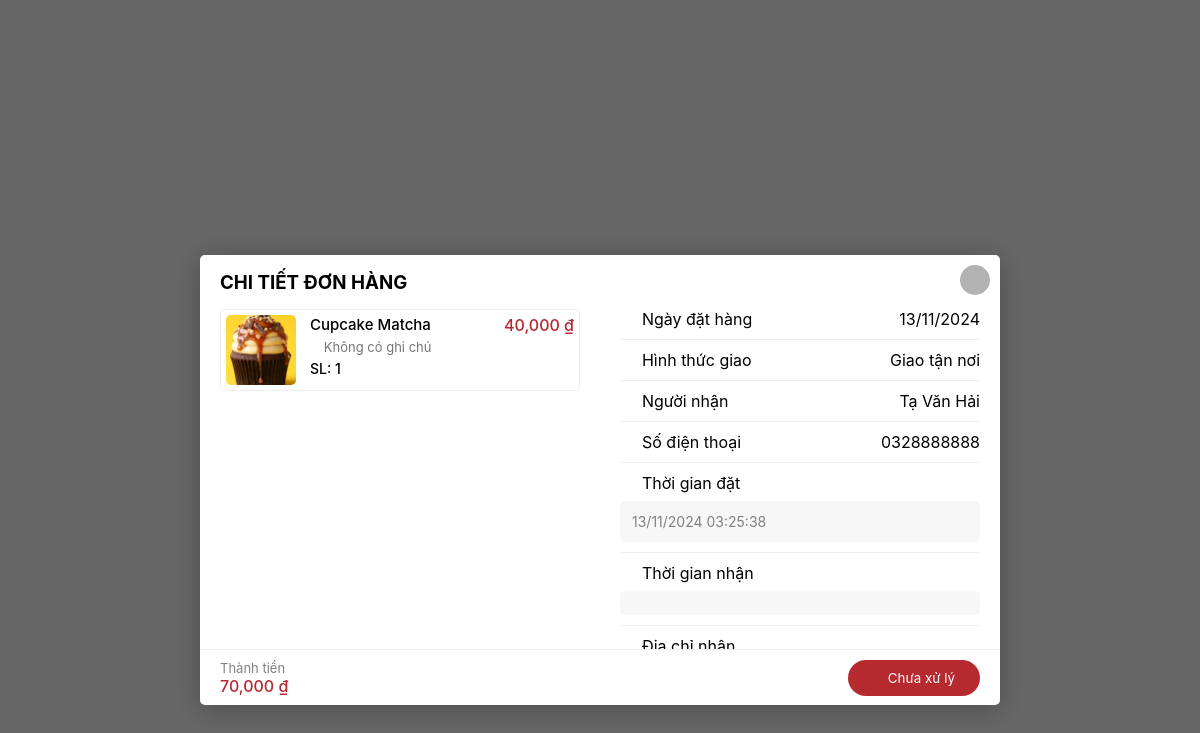
The page /ad_order_detail.php?order_id=33 (signed in) on the database its author committed.
### tables this page shows
CREATE TABLE `orderdetails` (
  `DetailsID` int(11) NOT NULL,
  `OrderID` int(11) NOT NULL,
  `ProductID` int(11) NOT NULL,
  `Quantity` int(11) NOT NULL,
  `PriceP` decimal(15,2) NOT NULL,
  `CreatTime` int(11) NOT NULL,
  `LastUpdate` int(11) NOT NULL,
  `NoteCart` varchar(250) DEFAULT NULL
);

CREATE TABLE `product` (
  `ProductID` int(11) NOT NULL,
  `ProductName` varchar(50) NOT NULL,
  `Description` varchar(1000) NOT NULL,
  `CateID` int(11) NOT NULL,
  `ProductImage` varchar(255) NOT NULL,
  `Price` decimal(10,2) NOT NULL
);

CREATE TABLE `order` (
  `OrderID` int(11) NOT NULL,
  `UserID` int(11) NOT NULL,
  `NameOder` varchar(100) NOT NULL,
  `PhoneOder` varchar(50) NOT NULL,
  `AddressOder` varchar(100) NOT NULL,
  `Note` varchar(250) DEFAULT NULL,
  `Total` int(11) NOT NULL,
  `CreatTime` int(11) NOT NULL,
  `LastUpdate` int(11) NOT NULL,
  `Status` varchar(20) NOT NULL
);

### ad_order_detail.php (the view, shortened to what this page needs)
<?php
$servername = "localhost";
$username = "root";
$password = "";
$dbname = "shopbanh";
$conn = new mysqli($servername, $username, $password, $dbname);
$order_id = isset($_GET['order_id']) ? $_GET['order_id'] : '';
function getOrderDetails($conn, $order_id) {
    $query = "SELECT
                p.ProductName,
                p.ProductImage,
                o.NameOder,
                o.PhoneOder,
                o.AddressOder,
                o.CreatTime,
                o.LastUpdate,
                o.Note AS OrderNote,
                od.NoteCart,
                od.Quantity,
                od.PriceP,
                o.Total,
                o.Status,
                DATE_FORMAT(o.LastUpdate, '%d/%m/%Y %H:%i:%s') AS formatted_last_update
              FROM `order` o
              JOIN `orderdetails` od ON o.OrderID = od.OrderID
              JOIN `product` p ON od.ProductID = p.ProductID
              WHERE o.OrderID = ?";
    $stmt = $conn->prepare($query);
    $stmt->bind_param("s", $order_id);
    $stmt->execute();
    $result = $stmt->get_result();
    if ($result && $result->num_rows > 0) {
        return $result->fetch_all(MYSQLI_ASSOC);
    }
    return null;
}
$order_details = $order_id ? getOrderDetails($conn, $order_id) : null;
?>
<!DOCTYPE html>
<html lang="vi">
<head>
    <link rel="stylesheet" href="assets/css/admin.css">
    <link rel="stylesheet" href="./assets/css/toast-message.css">
    <link href="./assets/font/font-awesome-pro-v6-6.2.0/css/all.min.css" rel="stylesheet" type="text/css" />
    <link rel="stylesheet" href="./assets/css/admin-responsive.css">
</head>
<body>
<?php if ($order_details): ?>
    <div class="modal detail-order open">
        <div class="modal-container">
            <h3 class="modal-container-title">CHI TIẾT ĐƠN HÀNG</h3>
            <form action="admindonhang.php" method="POST">
                <button class="modal-close"><i class="fa-regular fa-xmark"></i></button>
            </form>
            <div class="modal-detail-order">
                <div class="modal-detail-left">
                    <?php foreach ($order_details as $item): ?>
                        <div class="order-item-group">
                            <div class="order-product">
                                <div class="order-product-left">
                                    <img src="<?php echo $item['ProductImage']; ?>" alt="">
                                    <div class="order-product-info">
                                        <h4><?php echo htmlspecialchars($item['ProductName']); ?></h4>
                                        <p class="order-product-note"><i class="fa-light fa-pen"></i>
                                            <?php echo htmlspecialchars($item['NoteCart'] ? $item['NoteCart'] : 'Không có ghi chú'); ?>
                                        </p>
                                        <p class="order-product-quantity">SL: <?php echo $item['Quantity']; ?></p>
                                    </div>
                                </div>
                                <div class="order-product-right">
                                    <div class="order-product-price">
                                        <span class="order-product-current-price">
                                            <?php echo number_format($item['PriceP']); ?>&nbsp;₫
                                        </span>
                                    </div>
                                </div>
                            </div>
                        </div>
                    <?php endforeach; ?>
                </div>
                <div class="modal-detail-right">
                    <ul class="detail-order-group">
                        <?php $first_item = $order_details[0]; ?>
                        <li class="detail-order-item">
                            <span class="detail-order-item-left"><i class="fa-light fa-calendar-days"></i> Ngày đặt hàng</span>
                            <span class="detail-order-item-right"><?php echo date('d/m/Y', $first_item['CreatTime']); ?></span>
                        </li>
                        <li class="detail-order-item">
                            <span class="detail-order-item-left"><i class="fa-light fa-truck"></i> Hình thức giao</span>
                            <span class="detail-order-item-right">Giao tận nơi</span>
                        </li>
                        <li class="detail-order-item">
                            <span class="detail-order-item-left"><i class="fa-thin fa-person"></i> Người nhận</span>
                            <span class="detail-order-item-right"><?php echo htmlspecialchars($first_item['NameOder']); ?></span>
                        </li>
                        <li class="detail-order-item">
                            <span class="detail-order-item-left"><i class="fa-light fa-phone"></i> Số điện thoại</span>
                            <span class="detail-order-item-right"><?php echo htmlspecialchars($first_item['PhoneOder']); ?></span>
                        </li>
                        <li class="detail-order-item tb">
                            <span class="detail-order-item-left"><i class="fa-light fa-clock"></i> Thời gian đặt</span>
                            <span class="detail-order-item-b"><?php echo date("d/m/Y H:i:s", $first_item['CreatTime']); ?></span>
                        </li>
                        <li class="detail-order-item tb">
                            <span class="detail-order-item-left"><i class="fa-light fa-clock"></i> Thời gian nhận</span>
                            <?php if ($first_item['Status'] == 1): ?>
                                <span class="detail-order-item-b"></span>
                            <?php else: ?>
                                <span class="detail-order-item-b"><?php echo date("d/m/Y H:i:s", $first_item['formatted_last_update']); ?></span>
                            <?php endif; ?>
                        </li>
                        <li class="detail-order-item tb">
                            <span class="detail-order-item-left"><i class="fa-light fa-location-dot"></i> Địa chỉ nhận</span>
                        </li>
                    </ul>
                </div>
            </div>
            <div class="modal-detail-bottom">
                <div class="modal-detail-bottom-left">
                    <div class="price-total">
                        <span class="thanhtien">Thành tiền</span>
                        <span class="price"><?php echo number_format($first_item['Total']); ?>&nbsp;₫</span>
                    </div>
                </div>
                <div class="modal-detail-bottom-right">
                    <form method="POST">
                        <button
                            name="update_status"
                            class="<?php echo $first_item['Status'] == 1 ? 'modal-detail-btn btn-chuaxuly' : 'modal-detail-btn btn-daxuly'; ?>">
                            <?php echo $first_item['Status'] == 1 ? 'Chưa xử lý' : 'Đã xử lý'; ?>
                        </button>
                    </form>
                </div>
            </div>
        </div>
    </div>
<?php endif; ?>
</body>
</html>

### assets/css/admin.css (style rules this page uses)
*, *::before, *::after { box-sizing: border-box; margin: 0; padding: 0; list-style-type: none; text-decoration: none; }
:root { --red: #b5292f; --lightest-gray: rgb(249, 249, 249); --lighter-gray: rgb(240, 240, 240); --light-gray: rgb(144, 144, 144); --medium-gray: rgb(96, 96, 96); --dark-gray: rgb(13, 13, 13); --header-height: 60px; --animation-duration: 200ms; --animation-timing-curve: ease-in-out; }
html { scroll-behavior: smooth; }
body { margin: 0; font-family: "SF Pro Display", sans-serif; overflow-x: hidden; }
button { outline: none; border: none; cursor: pointer; }
body,input,button,textarea,pre { font-family: SFProDisplay, sans-serif; -webkit-tap-highlight-color: rgba(0, 0, 0, 0); }
.modal { background-color: rgba(0, 0, 0, 0.6); position: fixed; top: 0; right: 0; left: 0; bottom: 0; display: flex; justify-content: center; align-items: center; opacity: 0; pointer-events: none; transition: opacity 0.3s ease; z-index: 10; }
.modal.open { pointer-events: auto; opacity: 1; }
.modal-close { background-color: rgba(0, 0, 0, 0.3); height: 30px; width: 30px; line-height: 30px; position: absolute; right: 10px; top: 10px; z-index: 2; border-radius: 50%; border: none; outline: none; color: var(--white); cursor: pointer; }
.modal.open .modal-container { transform: scale(1); }
.modal-close i { transition: all 0.4s; color: #fff; }
.modal-container { background-color: #fff; max-height: calc(100vh - 60px); box-shadow: 0px 4px 30px rgb(0 0 0 / 25%); border-radius: 5px; overflow: hidden; overflow-y: scroll; overflow-y: overlay; position: relative; transform: scale(0.8); transition: 0.3s ease; }
.modal-container-title { display: inline-block; margin-top: 16px; margin-left: 20px; margin-bottom: 5px; text-transform: uppercase; }
.modal.detail-order-product .modal-container, .modal.detail-order .modal-container { width: 800px; height: 450px; overflow: hidden; }
.modal-detail-order { display: flex; }
.modal-detail-order>div { width: 50%; overflow-y: auto; height: 350px; }
.modal-detail-right { height: 100%; }
.order-product { display: flex; justify-content: space-between; margin-bottom: 8px; border: 1px solid #eee; padding: 5px; border-radius: 5px; }
.order-product-left { display: flex; }
.order-product-left img { width: 70px; height: 70px; object-fit: cover; margin-right: 14px; border-radius: 5px; }
.order-product-info p { margin-top: 5px; }
.order-product-info h4 { font-weight: 500; color: var(--text-color); font-size: 15px; }
.order-product-note { color: #0000008a; font-size: 13px; }
.order-product-quantity { font-weight: 500; font-size: 14px; }
.order-product-price { display: flex; flex-direction: column; justify-content: center; }
.order-product-current-price { color: var(--red); font-weight: 500; }
.detail-order-group { padding: 20px; padding-top: 0; }
.modal-detail-left { padding: 10px 20px 0; }
.detail-order-item { display: flex; justify-content: space-between; border-bottom: 1px solid #eee; padding: 10px 0; }
.detail-order-item.tb { flex-direction: column; }
.detail-order-item-b { color: #808080; font-size: 14px; margin-top: 8px; padding: 12px; border-radius: 5px; background-color: #f7f7f7; }
.detail-order-item-left { width: 40%; }
.detail-order-item-right { white-space: nowrap; overflow: hidden; text-overflow: ellipsis; }
.detail-order-item i { color: var(--red); margin-right: 5px; }
.modal-detail-bottom { padding: 10px 20px; border-top: 1px solid #eee; display: flex; justify-content: space-between; align-items: center; }
.price-total { display: flex; flex-direction: column; }
.price-total .thanhtien { color: #808080; font-size: 13px; }
.price-total .price { color: var(--red); font-weight: 500; font-size: 16px; }
.modal-detail-btn { color: #fff; padding: 10px 0; padding-left: 40px; padding-right: 25px; border-radius: 99px; position: relative; }
.btn-chuaxuly { background-color: var(--red); }
.btn-chuaxuly::before { content: "\f00d"; font-family: "Font Awesome 6 Pro"; position: absolute; left: 22px; }

### assets/css/admin-responsive.css (style rules this page uses)
:root { --red: #B5292F; --lightest-gray: rgb(249, 249, 249); }

### rows shown on the page
orderdetails: ProductID.ProductImage (picture), ProductID.ProductName "Cupcake Matcha", NoteCart "Không có ghi chú", Quantity "1", PriceP "40,000", OrderID.CreatTime "13/11/2024", OrderID.NameOder "Tạ Văn Hải", OrderID.PhoneOder "0328888888", OrderID.CreatTime "13/11/2024 03:25:38", OrderID.Total "70,000"
